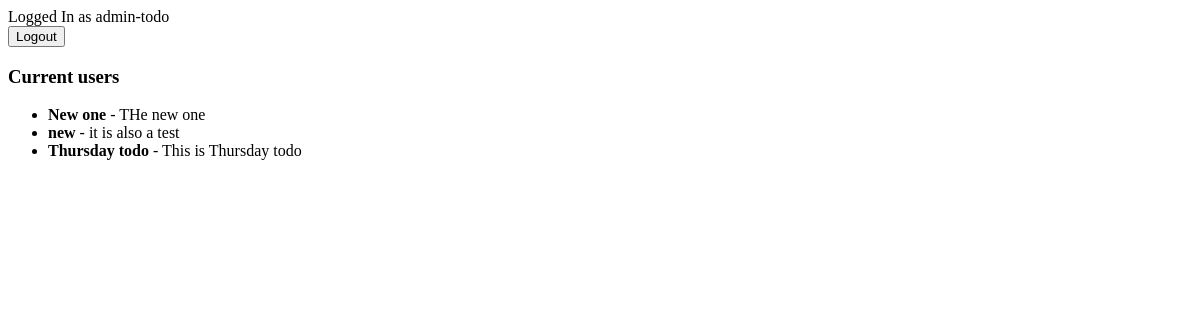
Page /current/ (signed in) on the earlier database version.
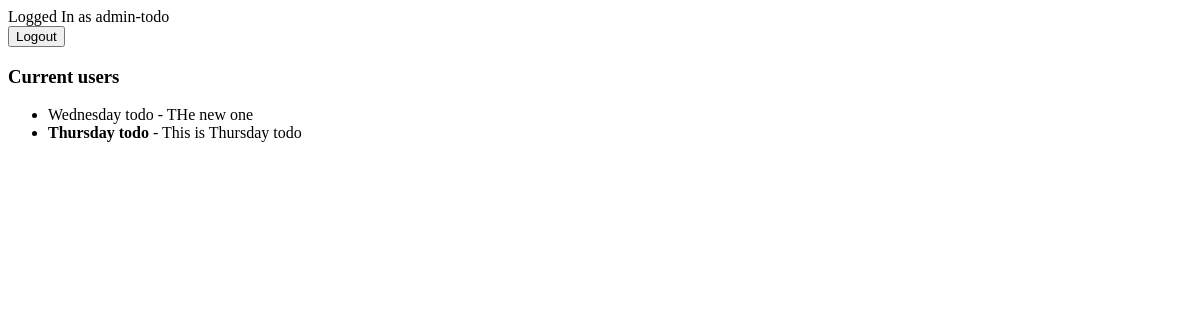
Same page on the later database version.
### Todo/models.py (models this page shows, shortened)
class Todo(models.Model):
    title=models.CharField(max_length=100)
    memo=models.TextField(blank=True)
    created= models.DateTimeField(auto_now_add=True) # auto... add the specific exact time and it will ne be editable.
    datecompleted=models.DateTimeField(null=True, blank=True)
    importance=models.BooleanField(default=False)
    user=models.ForeignKey(User, on_delete=models.CASCADE)

### Todo/views.py (the view)
# urls.py: path('current/', views.currenttodos, name='currenttodos'),
def currenttodos(request):
    todos=Todo.objects.filter(user=request.user, datecompleted__isnull=True) # the first part of code will filter the todo list base on user login in website
    return render(request, 'todo/currenttodos.html', {'todos':todos})

### Todo/templates/todo/currenttodos.html (shortened to what this page needs)
<!DOCTYPE html>
<html lang="en">
<head>
</head>
<body>
    {% extends 'todo/base.html' %}
    {% block content %}
    <h3>Current users</h3>
        <ul>
        {% for todo in todos %}
            <li>
                {% if todo.importance %}<b>{% endif %} {{todo.title}} {% if todo.importance %}</b>{% endif %}
                {% if todo.memo %} - {{ todo.memo }} {% endif %}
            </li>
        {% endfor  %}
        </ul>
    {% endblock %}

### Todo/templates/todo/base.html (shortened to what this page needs)
{% if user.is_authenticated %}
Logged In as {{user.username}}
<form action="{% url 'logoutUser' %}" method="POST">
    <button type="submit">Logout</button>
</form>
{% else %}
<a href="{% url 'signupUser' %}">Sign Up</a> <br>
<a href="{% url 'loginUser' %}">Login </a>
<br>
<br>
{% endif %}
{% block content %} {% endblock %}

Differences in the rows shown:
removed Todo: title "new", memo "it is also a test"
changed Todo "THe new one": title "New one" → "Wednesday todo"; importance True → False (drawn)
